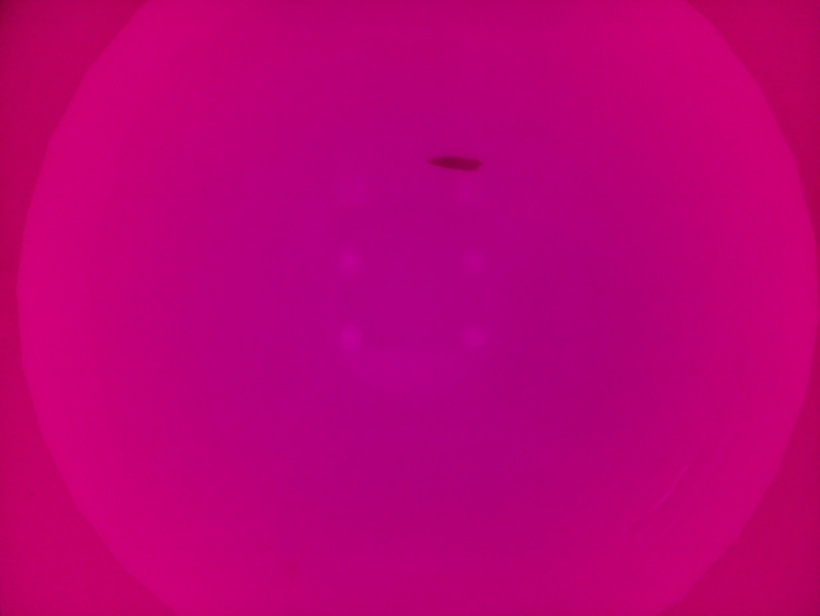
#> input picture segmentation/data/images/00002.jpg, 1640 x 1232 px (shown at 1/2 size); its folder holds only this picture in this run
$ python -i animal_detector_gui.py   (imports and definitions only)   (older library calls are emulated)
#> lines starting #> are read from the running program, lines starting #| are printed output that depends on the picture; after the words box and inside, x2 and y2 are one past the last pixel; in counts of white or black regions, pixels touching at a corner belong together
#> further down, picture is the input picture: shape (1232, 1640, 3); mean B, G, R 116.5, 0.2, 186.7
import tkinter as tk
from tkinter import filedialog, messagebox, scrolledtext, ttk
from PIL import Image, ImageTk
import cv2
import numpy as np
import os
import re
import pandas as pd
import threading
import matplotlib.pyplot as plt
from matplotlib.backends.backend_tkagg import FigureCanvasTkAgg
import matplotlib.dates as mdates
from datetime import datetime, time
import json

"""
プラナリア（または他の小動物）の自動検出・追跡システム

主な機能:
- 画像からの個体検出（二値化・輪郭検出）
- 形状測定（重心、面積、長軸・短軸、真円度）
- 時系列グラフの自動生成
- ROI（関心領域）設定による検出範囲の制限
- 夜間誤検出対策（相対閾値、ノイズフィルタ、モルフォロジー処理）
- インタラクティブなターゲット選択による半教師あり検出
"""

# =============================================================================
# 定数定義（マジックナンバーを避けるため、ここで一元管理）
# =============================================================================

# フレーム間隔（秒）- 画像は1枚あたり10秒で取得
FRAME_INTERVAL_SECONDS = 10

# デフォルトパラメータ
DEFAULT_MIN_AREA = 100
DEFAULT_MAX_AREA = 10000
DEFAULT_RELATIVE_THRESH = 0.15
DEFAULT_BLOCK_SIZE = 15
DEFAULT_C_VALUE = 8
DEFAULT_BG_KERNEL_SIZE = 31
DEFAULT_TEMPORAL_FRAMES = 100
DEFAULT_VIDEO_FPS = 10
DEFAULT_VIDEO_SCALE = 0.5

# GUI関連
FONT_SIZE_SMALL = 8
FONT_SIZE_NORMAL = 9
FONT_SIZE_LARGE = 10
FONT_SIZE_TITLE = 11
CANVAS_PREVIEW_WIDTH = 350
CANVAS_PREVIEW_HEIGHT = 250

# 検出パラメータ
DEFAULT_MIN_CIRCULARITY = 0.3
DEFAULT_CONTRAST_ALPHA = 1.5
DEFAULT_CLAHE_CLIP_LIMIT = 3.0
DEFAULT_EDGE_WEIGHT = 0.3

# 自動背景補正パラメータ
AUTO_BG_CORRECTION_RADIUS = 15  # 軽量化のため小さく（元は50）
AUTO_BG_GAUSSIAN_KERNEL = 51

# 内部均一性フィルタパラメータ（プラナリアとノイズの区別用）
# プラナリアは内部が均一な低輝度、ノイズは内部が不均一
DEFAULT_MIN_UNIFORMITY = 0.5  # 最小均一性（0.0-1.0、高いほど均一）
UNIFORMITY_SAMPLE_RATIO = 0.3  # 内部サンプリング比率

# [394 lines left out: functions create_temporal_median_background, apply_temporal_median_subtraction, apply_temporal_median_subtraction, remove_background_simple, auto_background_correction, enhance_contrast and 7 more, not called in this run]

def binarize(image, method='adaptive', relative_thresh=0.1, block_size=11, c_value=2, use_bg_removal=False, bg_kernel_size=50, roi_coordinates=None, auto_night_contrast=False, night_brightness_threshold=50, use_edge_enhancement=False, edge_weight=0.3):
    """
    統一的な二値化関数（ROIマスクと夜間自動コントラスト調整対応）

    Args:
        method: 'adaptive' (適応的), 'relative' (相対閾値), 'fixed' (固定閾値)
        relative_thresh: 相対閾値方式での閾値（平均輝度からの割合, 0.0-1.0）
        block_size: 適応的二値化のブロックサイズ（奇数）
        c_value: 適応的二値化の定数C（平均から引く値）
        use_bg_removal: バックグラウンド除去を使用するか
        bg_kernel_size: バックグラウンド除去のカーネルサイズ
        roi_coordinates: ROI座標 (center_x, center_y, radius)
        auto_night_contrast: 夜間自動コントラスト調整を使用するか
        night_brightness_threshold: 夜間判定の明度閾値

    詳細説明:
        - block_size: 適応的二値化で使用する近傍領域のサイズ。大きくすると広い範囲の平均を使用
        - c_value: 適応的二値化の定数C。この値が大きいほど暗い部分が白になりにくい
        - relative_thresh: 相対閾値での閾値係数。0.1なら平均輝度の90%を閾値とする
    """
#> called with method = 'adaptive', relative_thresh = 0.1, block_size = 11, c_value = 2, use_bg_removal = False, bg_kernel_size = 50, auto_night_contrast = False, night_brightness_threshold = 50
    # ROIマスクを適用（ROI座標が指定されている場合）
    if roi_coordinates is not None:
        image = apply_roi_mask(image, roi_coordinates)

    # 夜間自動判定とコントラスト調整
    if auto_night_contrast and is_nighttime_by_brightness(image, night_brightness_threshold):
        # 夜間と判定された場合のみコントラスト調整を適用
        image = enhance_contrast(image, use_contrast=True, alpha=1.5, beta=10, use_clahe=True, clip_limit=3.0)

    gray = cv2.cvtColor(image, cv2.COLOR_BGR2GRAY)
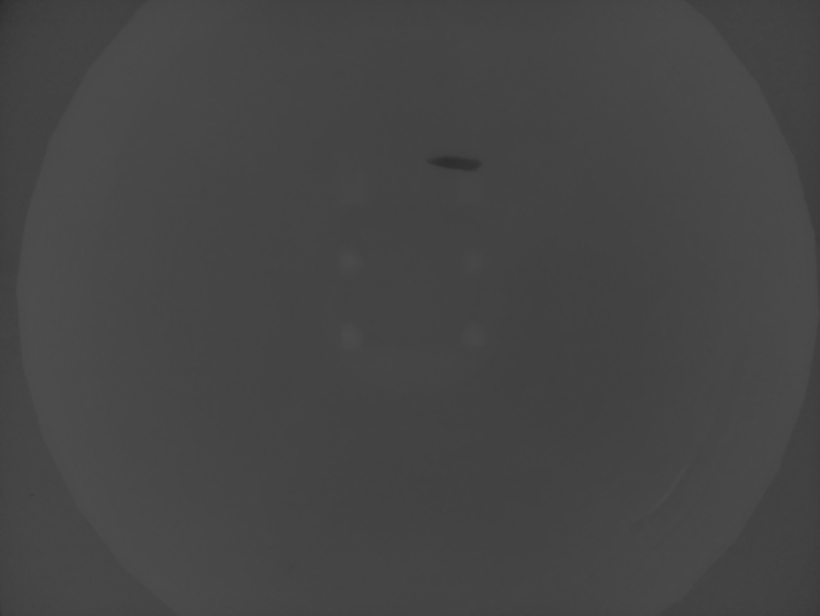
#> gray: shape (1232, 1640) (shown at 1/2 size); min 45, max 79, mean 69.2

    # ノイズ軽減のためにガウシアンブラーを適用（夜間の誤検出対策）
    gray = cv2.GaussianBlur(gray, (3, 3), 0)

    # エッジ強調（オプション）
    if use_edge_enhancement:
        gray = enhance_detection_with_edges(gray, use_edge_enhancement=True, edge_weight=edge_weight)

    # バックグラウンド除去（オプション）
    if use_bg_removal:
        gray = remove_background_simple(image, bg_kernel_size)

    if method == 'adaptive':
        # 適応的二値化（動物が暗い場合はTHRESH_BINARY_INVを使用）
        # block_sizeは奇数である必要がある
        if block_size % 2 == 0:
            block_size += 1
        block_size = max(3, block_size)  # 最小値は3

        binary = cv2.adaptiveThreshold(gray, 255, cv2.ADAPTIVE_THRESH_GAUSSIAN_C,
                                     cv2.THRESH_BINARY_INV, block_size, c_value)
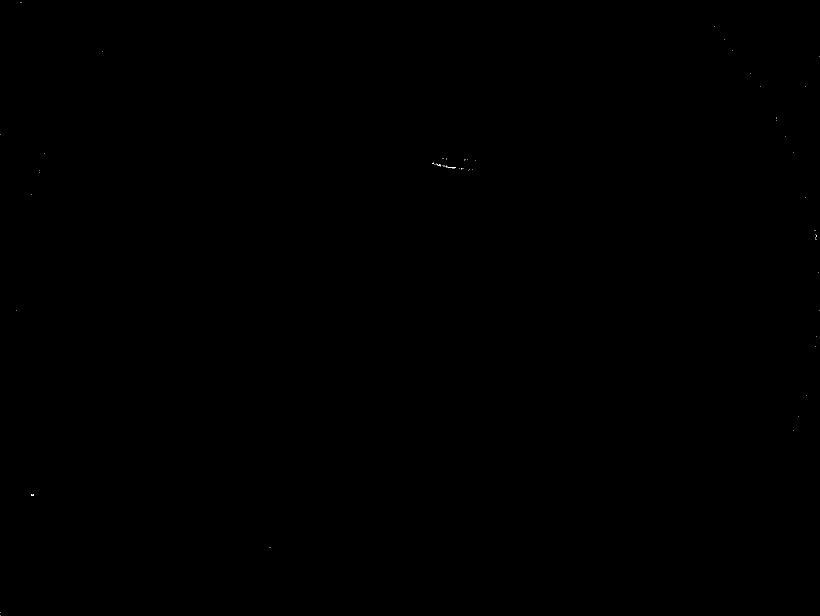
#> binary: shape (1232, 1640) (shown at 1/2 size); 0.01% white in thin lines or dots
    elif method == 'relative':
        # 相対閾値方式（動物が暗い場合は反転）
        mean_val = np.mean(gray)
        thresh = int(mean_val * (1 - relative_thresh))  # 平均より下を閾値に
        _, binary = cv2.threshold(gray, thresh, 255, cv2.THRESH_BINARY_INV)
    else:  # 'fixed'
        # 従来の固定閾値方式（反転）
        thresh = int(relative_thresh * 255) if relative_thresh <= 1.0 else int(relative_thresh)
        _, binary = cv2.threshold(gray, thresh, 255, cv2.THRESH_BINARY_INV)

    # モルフォロジー処理でノイズを除去（夜間の誤検出対策）
    # Opening: 小さなノイズを除去
    kernel = cv2.getStructuringElement(cv2.MORPH_ELLIPSE, (3, 3))
    binary = cv2.morphologyEx(binary, cv2.MORPH_OPEN, kernel, iterations=1)
#> binary: shape (1232, 1640); 0% white in thin lines or dots, all inside (x1, y1, x2, y2) = (62, 329, 882, 992)

    # Closing: 小さな穴を埋める
    binary = cv2.morphologyEx(binary, cv2.MORPH_CLOSE, kernel, iterations=1)

    # 二値化後にも ROI マスクを適用して、ROI 外を確実に 0 にする
    if roi_coordinates is not None:
        binary = apply_roi_mask(binary, roi_coordinates)

    return binary

# [104 lines left out: function analyze, not called in this run]

class AnimalDetectorGUI:
    # [1713 lines left out: functions __init__, create_widgets, select_folder, select_day_image, select_night_image, resize_image_for_canvas and 23 more, not called in this run]


# [2 lines not run here, left out]

>>> import cv2
>>> picture = cv2.imread('segmentation/data/images/00002.jpg')
>>> result = binarize(picture)
